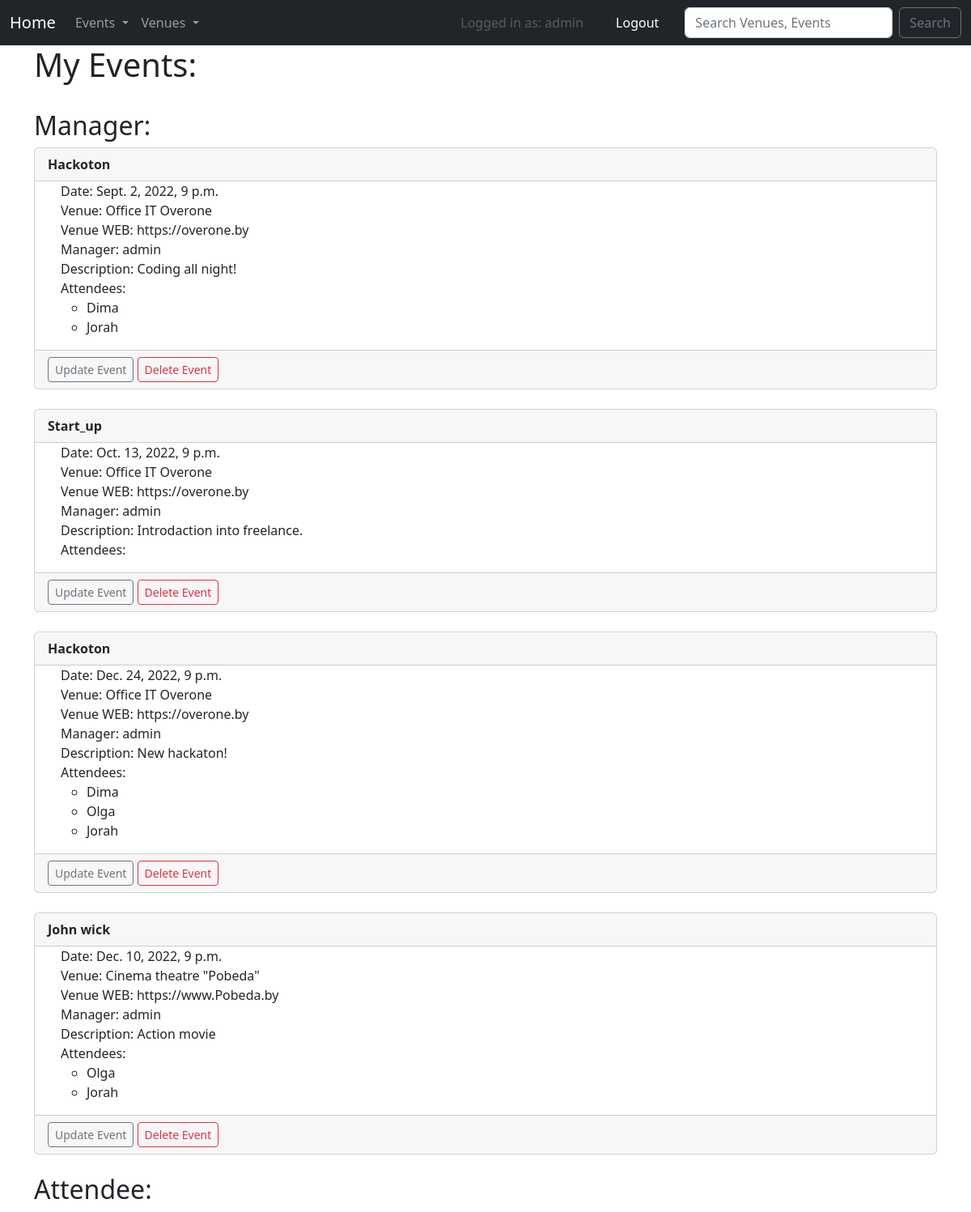
/my_events (signed in), run on the app's committed database.
### events/models.py (models this page shows, shortened)
class Event(models.Model):
    name = models.CharField('Event Name', max_length=120)
    event_date = models.DateTimeField('Event Date')
    venue = models.ForeignKey(Venue, blank=True, null=True, on_delete=models.CASCADE)
    manager = models.ForeignKey(User, blank=True, null=True, on_delete=models.SET_NULL, related_name='manager')
    description = models.TextField(blank=True)
    attendees=models.ManyToManyField(user_model, blank=False)
    def caps(self):
        return str(self.name).capitalize()

class Venue(models.Model):
    name = models.CharField('Venue Name', max_length=120)
    address = models.CharField(max_length=300)
    zip_code = models.CharField('Zip Code', max_length=15, blank=True)
    phone = models.CharField('Contact Phone', max_length=25)
    web = models.URLField('Website Address', blank=True)
    email_address = models.EmailField('Email Address', blank=True)
    owner = models.IntegerField("Venue Owner", blank=False, default=1)
    venue_image = models.ImageField(null=True, blank=True, upload_to="images/")
    def __str__(self):
        return self.name

### events/views.py (the view)
    def wrapper(*args, **kwargs):
        if args[0].user.is_authenticated:
            res = f(*args, **kwargs)
            return res
        else:
            return redirect('login')

### events/views.py (called while the page is built)
def authenticated(f):
    def wrapper(*args, **kwargs):
        if args[0].user.is_authenticated:
            res = f(*args, **kwargs)
            return res
        else:
            return redirect('login')
    return wrapper

@authenticated
def my_events(request):
    events_manager=Event.objects.filter(manager=request.user.id)
    events_attendees=Event.objects.filter(attendees=request.user.id)
    return render(request,
                  'events/my_events.html', {
                  'events_manager':events_manager,
                  'events_attendees':events_attendees,
                  })

### events/templates/events/my_events.html (shortened to what this page needs)
{% extends 'events/base.html' %}
{% block content %}
<h1>My Events:</h1>
<h2>Manager:</h2>
{% for event in events_manager %}
<div class="card" >
  <div class="card-header">
    <strong>{{event.caps}}</strong>
  </div>
  <ul>
    <li class="list-group-item">Date: {{event.event_date}}</li>
        <li class="list-group-item">Venue: {{event.venue}}</li>
        <li class="list-group-item">Venue WEB: {{event.venue.web}}</li>
        <li class="list-group-item">Manager: {{event.manager}}</li>
        <li class="list-group-item">Description: {{event.description}}</li>
        <li class="list-group-item">Attendees:
            <ul>
            {% for user in event.attendees.all %}
                <li>{{ user }}</li>
            {% endfor %}
            </ul>
  </ul>
            {% if user == event.manager %}
            <div class="card-footer">
                <a href="{% url 'update-event' event.id %}"
                            class="btn btn-outline-secondary btn-sm">Update Event</a>
                <a href="{% url 'delete-event' event.id %}"
                            class="btn btn-outline-danger btn-sm">Delete Event</a>
            </div>
            {% endif %}
</div>
{% endfor %}
<h2>Attendee:</h2>
{% endblock %}

### events/templates/events/navbar.html (shortened to what this page needs)
<nav class="navbar navbar-expand-lg navbar-dark bg-dark" xmlns="http://www.w3.org/1999/html">
  <div class="container-fluid">
    <a class="navbar-brand" href="{% url 'home' %}">Home</a>
    <div class="collapse navbar-collapse" id="navbarSupportedContent">
      <ul class="navbar-nav me-auto mb-2 mb-lg-0">
        <li class="nav-item dropdown">
          <a class="nav-link dropdown-toggle" href="#" role="button" data-bs-toggle="dropdown" aria-expanded="false">
            Events
          </a>
        </li>
        <li class="nav-item dropdown">
          <a class="nav-link dropdown-toggle" href="#" role="button" data-bs-toggle="dropdown" aria-expanded="false">
            Venues
          </a>
        </li>
      </ul>
      <ul class="navbar-nav ml-auto">
      {% if  user.is_authenticated %}
          <li class="nav-item">
            <a class="nav-link disabled">Logged in as: {{ user }}</a>
          </li>
          <li class="nav-item px-4">
            <a class="nav-link active" aria-current="page" href="{% url 'logout' %}">Logout</a>
          </li>
      {% endif %}
      </ul>
      <ul class="navbar-nav ml-auto">
      <form class="d-flex" role="search" method="POST"
            action="{% url 'search-venues' %}">
        <input class="form-control me-2" type="search" placeholder="Search Venues, Events" aria-label="Search" name="searched">
        <button class="btn btn-outline-secondary" type="submit">Search</button>
      </form>
      </ul>
    </div>
  </div>
</nav>

### data on the page
Event: caps "Hackoton", event_date "Sept. 2, 2022, 9 p.m.", venue "Office IT Overone", venue.web "https://overone.by", manager "admin", description "Coding all night!", shows "Update Event"
Event: caps "Start_up", event_date "Oct. 13, 2022, 9 p.m.", venue "Office IT Overone", venue.web "https://overone.by", manager "admin", description "Introdaction into freelance.", shows "Update Event"
Event: caps "Hackoton", event_date "Dec. 24, 2022, 9 p.m.", venue "Office IT Overone", venue.web "https://overone.by", manager "admin", description "New hackaton!", shows "Update Event"
Event: caps "John wick", event_date "Dec. 10, 2022, 9 p.m.", venue "Cinema theatre \"Pobeda\"", venue.web "https://www.Pobeda.by", manager "admin", description "Action movie", shows "Update Event"

### other printed values
{{ user }} "admin"
{{ user }} "Dima"
{{ user }} "Jorah"
{{ user }} "Olga"
